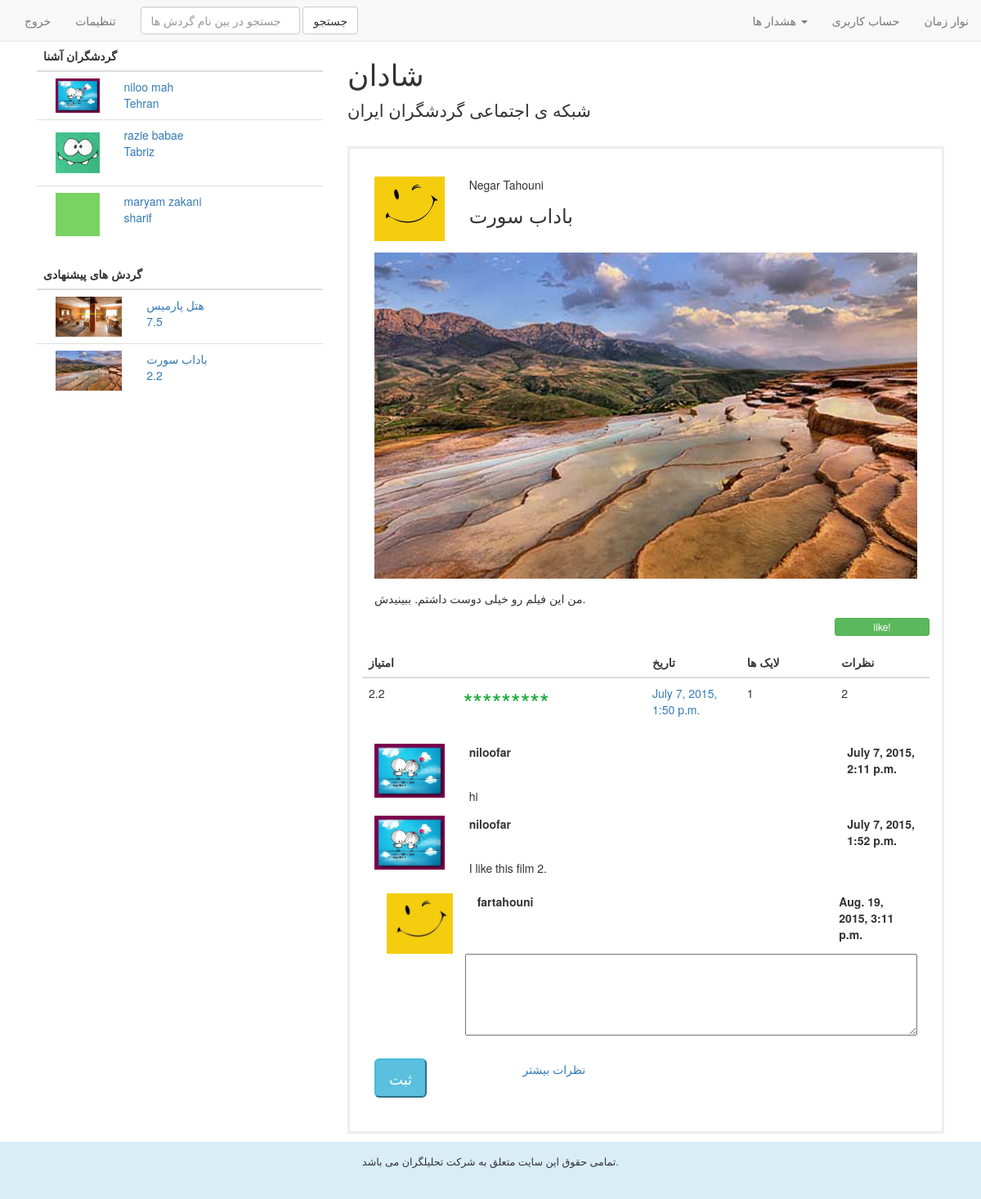
The page /onepost/fartahouni/1/ (signed in) on the database its author committed.
### users/models.py (models this page shows, shortened)
class Profile(models.Model):
    user = models.OneToOneField(User)
    location = models.CharField(max_length=250, null=True,blank=True)
    picture = models.FileField(upload_to="static/users/img/", default="static/users/img/default.jpg" , null=True, blank=True)
    birthday = models.DateField()

### network/models.py (models this page shows, shortened)
class Film(models.Model):
    title = models.CharField(max_length=250)
    link = models.CharField(max_length=250)
    picture = models.FileField(upload_to="static/network/img/", default="static/users/img/default.jpg" , null=True, blank=True)
    film_crew = models.OneToOneField(FilmCrew)
    rating = models.FloatField(default=0)
    text = models.TextField()
    total_rate = models.IntegerField(default=0)

class Post(models.Model):
    film = models.ForeignKey(Film)
    body = models.TextField(blank=True, null=True)
    author = models.ForeignKey(Profile)
    pub_date = models.DateTimeField(default=datetime.datetime.now)
    numlike = models.IntegerField(default=0)
    numComments = models.IntegerField(default=0)

class PostComment(models.Model):
    post = models.ForeignKey(Post,related_name='postcomments')
    user = models.ForeignKey(Profile)
    comment = models.TextField()
    timestamp = models.DateTimeField(default=datetime.datetime.now)

### network/views.py (the view, shortened to what this page needs)
# urls.py: url(r'^onepost/(?P<username>\w+)/(?P<post_id>\d+)/$' , 'network.views.onepost'),
@login_required()
def onepost(request,username,post_id):
    me = request.user #logined user.
    me_profile = Profile.objects.get(user = me)
    notif = Notification.objects.filter(user = me)
    if notif.__len__() > 4:
        notif = notif[notif.__len__()-4:notif.__len__()]
    profiles = Profile.objects.all()
    films = Film.objects.all()
    cfilm= []
    if films.__len__()<3:
        cfilm = films
    cprof= []
    if profiles.__len__()<10:
        for prof in profiles:
            if prof != me_profile:
                cprof += [prof,]
    user = User.objects.get(username = username)
    author = Profile.objects.get(user = user)
    p = Post.objects.filter(id = post_id)[0]
    comments = PostComment.objects.filter(post = p).order_by('-timestamp')
    liked1 = Like.objects.filter(liker = me)
    liked = []
    for like1 in liked1:
        liked += [like1.post,]
    return render(request,'post.html',{
        'post': p,
        'c':comments,
        'author':author,
        'time': datetime.datetime.now(),
        'me':me,
        'pme':me_profile,
        'likes': liked,
        'cprof':cprof,'cfilm':cfilm,
        'notifs':notif
    })

### network/templates/post.html (shortened to what this page needs)
{% extends "base.html" %}
	{% block post %}
		<section class= "posts , col-md-12">
      <div class="header">
          <img class="small_img , col-md-2" src="/{{ post.author.picture }}" />
        <div class="writer , col-md-10"><storng>{{ post.author.user.first_name }} {{ post.author.user.last_name }}</storng></div>
          <h3 class="title , col-md-10">{{ post.film.title }}</h3>
      </div>
      <div class="info">
        <img  class="big_img , col-md-12" src="/{{ post.film.picture }}">
        <div class="text , col-md-12">
          {{ post.body }}
        </div>
      </div>
        {% if post in likes %}
            <button id="1" name="dislike" class="btn btn-xs  btn-danger , col-md-2 , pull-right" onclick="jlike1(this)"   >unlike!</button>
        {% else %}
            <button id="1" name="like" class="btn btn-xs  btn-success , col-md-2 , pull-right" onclick="jlike1(this)"   >like!</button>
        {% endif %}
      <table class="col-md-12 , table">
        <thead>
          <tr>
            <th class="col-md-2">
                امتیاز
            </th>
            <th class="col-md-4"></th>
            <th class="col-md-2">
                تاریخ
            </th>
            <th class="col-md-2">
                لایک ها
            </th>
            <th class="col-md-2">
                نظرات
            </th>
          </tr>
        </thead>
        <tr>
          <td>{{ post.film.rating }}</td>
          <td class="star">
              *********
          </td>
          <td><a href="../../{{ post.author.user.username }}/{{ post.id }}/">
            {{ post.pub_date }}
          </a></td>
          <td class="numlike">
            {{ post.numlike }}
          </td>
          <td class="numcomment">
            {{ post.numComments }}
          </td>
        </tr>
      </table>
      <table class="comments , col-md-12">
          {% for comment in c %}
          <tr><td>
            <img class="small_img , col-md-2" src= "/{{ comment.user.picture }}" />
            <span class="writer , col-md-8"><strong>{{ comment.user.user.username }}</strong></span>
            <span class="date , col-md-2"><strong>{{ comment.timestamp }}</strong></span>
            <span class="text , col-md-10">
                {{ comment.comment }}
            </span>
          </td></tr>
          {% endfor %}
          <tr><td>
            <span class="comments , col-md-12">
                <img class="small_img , col-md-2 imag" src="/{{ pme.picture }}" />
                <span class="writer , col-md-8" ><strong class="muser">{{ pme.user.username }}</strong></span>
                <span class="date , col-md-2" ><strong class="t">{{ time }}</strong></span>
                <textarea  class="text , col-md-10 big comment"></textarea>
            </span>
          </td></tr>
          <tr>
            <td><span class="col-md-3"><input type="submit" class="comments ,btn btn-info btn-lg" value="ثبت" onclick="add1(this)" /></span>
            <span class="col-md-9"><button name="1" type="button" class="comments ,btn btn-link" >نظرات بیشتر</button></span></td>
          </tr>
      </table>
    </section>
	{% endblock %}

### network/templates/base.html (shortened to what this page needs)
{% load staticfiles %}
<!DOCTYPE html>
<html>
<head lang="en">
    <link rel="stylesheet" type="text/css" href="/../../static/SocialNetwork/css/main.css">
  	<link rel="stylesheet" href="http://maxcdn.bootstrapcdn.com/bootstrap/3.3.4/css/bootstrap.min.css">
</head>
<body>
    <nav class="navbar navbar-default navbar-fixed-top">
      <div class="container-fluid">
          <div class="collapse navbar-collapse">
            <ul class="nav navbar-nav ">
                <li><a href="/logout/">خروج</a></li>
                <li><a href="#">تنظیمات</a></li>
              </ul>
              <form method="get" action="/search/film/" class="navbar-form navbar-left">{% csrf_token %}
                <div class="form-group">
                    <input type="text" name="search_value" class="form-control" placeholder="جستجو در بین نام گردش ها" />
                </div>
                <button type="submit" class="btn btn-default" id="search_link">جستجو</button>
              </form>
          <ul class="nav navbar-nav navbar-right">
                <li class="dropdown">
                    <a class="dropdown-toggle" data-toggle="dropdown" role="button" aria-expanded="false">هشدار ها <span class="caret"></span></a>
                </li>
                <li class={% if timeline_isactive == "active" %}"active"{% else %}""{% endif %}><a href="/profile/{{ me.username }}">
                حساب کاربری
                </a></li>
                <li class={% if timeline_isactive == "active" %}"active"{% else %}""{% endif %}><a href="/timeline/{{ me.username }}">
                نوار زمان
                </a></li>
              </ul>
          </div>
      </div>
    </nav>
    <article class="container">
	    <aside class="col-xs-6 col-md-4 ">
		    <table class="table table-hover , col-md-12">
		    	<thead>
		        	<tr><th>
                        گردشگران آشنا
		        	</th></tr>
		      	</thead>
                {% for prof in cprof %}
		        	<tr><td><a href="/profile/{{ prof.user.username }}" ><img src="/{{ prof.picture }}" class="col-md-3"><span class="col-md-9">{{ prof.user.first_name }} {{ prof.user.last_name }}</span><span class="col-md-9">{{ prof.location }}</span></a></td></tr>
                {% endfor %}
		    </table>
		    <table class="table table-hover , col-md-12">
		    	<thead>
		        	<tr><th>
                        گردش های پیشنهادی
		        	</th></tr>
		      	</thead>
                {% for film in cfilm %}
		        	<tr><td><a href="/film/{{ film.id }}"><img src="/{{ film.picture }}" class="col-md-4"><span class="col-md-8">{{ film.title }}</span><span class="col-md-8">{{ film.rating }}</span></a></td></tr>
                {% endfor %}
		    </table>
		</aside>
	  	<main class="col-xs-12 col-sm-6 col-md-8">
		    <div class="blog-header">
		          <h1 class="blog-title">
                      شادان
		          </h1>
		          <p class="lead blog-description">
                      شبکه ی اجتماعی گردشگران ایران
		          </p>
		    </div>
    		{% block post %}{% endblock %}
    	</main>
  	</article>
  	<footer class="bs-docs-footer , col-md-12 , bg-info , initialism">
    تمامی حقوق این سایت متعلق به شرکت تحلیلگران می باشد.
  	</footer>
</body>
</html>

### static/SocialNetwork/css/main.css (style rules this page uses)
.star { font-size: 30px; color: #19A83B; }
article { margin-top: 50px; }
.big_img { width: 50px; }
.posts { border: 3px solid #eee; padding: 20px; }
section.posts * , section.info * { margin-top: 7px; margin-bottom: 7px; }
section.posts , section.info { margin-top: 10px; margin-bottom: 10px; }
footer { text-align: center; height: 70px; padding: 15px; }
textarea.big { min-height: 100px ; }

### rows shown on the page
Profile: picture (picture), user.first_name "niloo", user.last_name "mah", location "Tehran"
Profile: picture (picture), user.first_name "razie", user.last_name "babae", location "Tabriz"
Profile: picture (placeholder picture), user.first_name "maryam", user.last_name "zakani", location "sharif"
Film: picture (picture), title "هتل پارمیس", rating "7.5"
Film: picture (picture), title "باداب سورت", rating "2.2"
Post: author.picture (picture), author.user.first_name "Negar", author.user.last_name "Tahouni", film "باداب سورت", film.picture (picture), body "من این فیلم رو خیلی دوست داشتم. ببینیدش.", film.rating "2.2", pub_date "July 7, 2015, 1:50 p.m.", numlike "1", numComments "2"
PostComment: user.picture (picture), user.user.username "niloofar", timestamp "July 7, 2015, 2:11 p.m.", comment "hi"
PostComment: user.picture (picture), user.user.username "niloofar", timestamp "July 7, 2015, 1:52 p.m.", comment "I like this film 2."
Profile: picture (picture), user.username "fartahouni"

### other values the page prints
{{ time }} "Aug. 19, 2015, 3:11 p.m."
